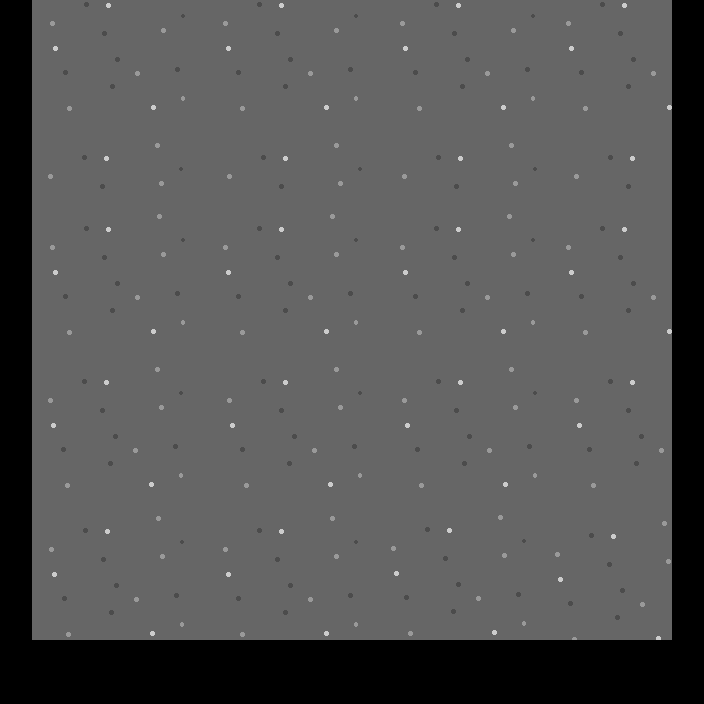

This is a level from a 2D game, rendered from its Tiled map with the project's own tilesets. A one-line summary and the map file follow, with tile-layer data summarised:
An orthogonal 22x22 tile map with 32x32 px tiles, 1 tile layer (Backgound), 15 tilesets and 100 objects (95x Puddle.Block, 3x Puddle.Roller, Puddle.Bird, Puddle.Pipe).

<map version="1.0" orientation="orthogonal" width="22" height="22" tilewidth="32" tileheight="32">
 <properties>
  <property name="startX" value="608" />
  <property name="startY" value="544" />
 </properties>
 <tileset firstgid="1" name="background" tilewidth="32" tileheight="32">
  <image source="../background.png" width="640" height="448" />
 </tileset>
 <tileset firstgid="281" name="brick" tilewidth="32" tileheight="32">
  <image source="../brick.png" width="32" height="32" />
 </tileset>
 <tileset firstgid="282" name="button" tilewidth="32" tileheight="32">
  <image source="../button.png" width="224" height="32" />
 </tileset>
 <tileset firstgid="297" name="push_block" tilewidth="32" tileheight="32">
  <image source="../push_block.png" width="128" height="32" />
 </tileset>
 <tileset firstgid="301" name="fireball" tilewidth="32" tileheight="32">
  <image source="../fireball.png" width="64" height="32" />
 </tileset>
 <tileset firstgid="303" name="pipe" tilewidth="32" tileheight="32">
  <image source="../pipe.png" width="256" height="64" />
 </tileset>
 <tileset firstgid="319" name="jetpack" tilewidth="32" tileheight="32">
  <image source="../jetpack.png" width="32" height="32" />
 </tileset>
 <tileset firstgid="320" name="cannon" tilewidth="32" tileheight="32">
  <image source="../cannon.png" width="64" height="32" />
 </tileset>
 <tileset firstgid="322" name="geyser" tilewidth="32" tileheight="32">
  <image source="../geyser.png" width="128" height="128" />
 </tileset>
 <tileset firstgid="338" name="rat" tilewidth="32" tileheight="32">
  <image source="../rat.png" width="128" height="32" />
 </tileset>
 <tileset firstgid="342" name="checkpoint" tilewidth="32" tileheight="32">
  <image source="../checkpoint.png" width="256" height="32" />
 </tileset>
 <tileset firstgid="350" name="Bird" tilewidth="32" tileheight="32">
  <image source="../bird.png" width="128" height="32" />
 </tileset>
 <tileset firstgid="354" name="Egg" tilewidth="32" tileheight="32">
  <image source="../egg.png" width="32" height="32" />
 </tileset>
 <tileset firstgid="355" name="spikeball" tilewidth="32" tileheight="32">
  <image source="../spikeball.png" width="32" height="32" />
 </tileset>
 <tileset firstgid="356" name="roller" tilewidth="32" tileheight="32">
  <image source="../roller.png" width="128" height="32" />
 </tileset>
 <layer name="Backgound" width="22" height="22">
  <data>[484 cells, 400 non-empty, 280 distinct tile ids]</data>
 </layer>
 <objectgroup name="Ground" width="22" height="22">
  <object name="Ground" type="Puddle.Block" gid="281" x="96" y="352" />
  <object name="Ground" type="Puddle.Block" gid="281" x="640" y="672" />
  <object name="Ground" type="Puddle.Block" gid="281" x="128" y="352" />
  <object name="Ground" type="Puddle.Block" gid="281" x="672" y="672" />
  <object name="Ground" type="Puddle.Block" gid="281" x="672" y="640" />
  <object name="Ground" type="Puddle.Block" gid="281" x="672" y="608" />
  <object name="Ground" type="Puddle.Block" gid="281" x="672" y="576" />
  <object name="Ground" type="Puddle.Block" gid="281" x="672" y="544" />
  <object name="Ground" type="Puddle.Block" gid="281" x="576" y="672" />
  <object name="Ground" type="Puddle.Block" gid="281" x="544" y="672" />
  <object name="Ground" type="Puddle.Block" gid="281" x="512" y="672" />
  <object name="Ground" type="Puddle.Block" gid="281" x="480" y="672" />
  <object name="Ground" type="Puddle.Block" gid="281" x="448" y="672" />
  <object name="Ground" type="Puddle.Block" gid="281" x="416" y="672" />
  <object name="Ground" type="Puddle.Block" gid="281" x="384" y="672" />
  <object name="Ground" type="Puddle.Block" gid="281" x="352" y="672" />
  <object name="Ground" type="Puddle.Block" gid="281" x="320" y="672" />
  <object name="Ground" type="Puddle.Block" gid="281" x="288" y="672" />
  <object name="Ground" type="Puddle.Block" gid="281" x="256" y="672" />
  <object name="Ground" type="Puddle.Block" gid="281" x="224" y="672" />
  <object name="Ground" type="Puddle.Block" gid="281" x="192" y="672" />
  <object name="Ground" type="Puddle.Block" gid="281" x="160" y="672" />
  <object name="Ground" type="Puddle.Block" gid="281" x="128" y="672" />
  <object name="Ground" type="Puddle.Block" gid="281" x="96" y="672" />
  <object name="Ground" type="Puddle.Block" gid="281" x="64" y="672" />
  <object name="Ground" type="Puddle.Block" gid="281" x="32" y="672" />
  <object name="Ground" type="Puddle.Block" gid="281" x="0" y="672" />
  <object name="Ground" type="Puddle.Block" gid="281" x="0" y="640" />
  <object name="Ground" type="Puddle.Block" gid="281" x="0" y="608" />
  <object name="Ground" type="Puddle.Block" gid="281" x="0" y="576" />
  <object name="Ground" type="Puddle.Block" gid="281" x="0" y="544" />
  <object name="Ground" type="Puddle.Block" gid="281" x="0" y="512" />
  <object name="Ground" type="Puddle.Block" gid="281" x="0" y="448" />
  <object name="Ground" type="Puddle.Block" gid="281" x="0" y="480" />
  <object name="Ground" type="Puddle.Block" gid="281" x="0" y="384" />
  <object name="Ground" type="Puddle.Block" gid="281" x="0" y="416" />
  <object name="Ground" type="Puddle.Block" gid="281" x="0" y="352" />
  <object name="Ground" type="Puddle.Block" gid="281" x="0" y="320" />
  <object name="Ground" type="Puddle.Block" gid="281" x="0" y="288" />
  <object name="Ground" type="Puddle.Block" gid="281" x="0" y="256" />
  <object name="Ground" type="Puddle.Block" gid="281" x="0" y="192" />
  <object name="Ground" type="Puddle.Block" gid="281" x="0" y="224" />
  <object name="Ground" type="Puddle.Block" gid="281" x="0" y="160" />
  <object name="Ground" type="Puddle.Block" gid="281" x="0" y="128" />
  <object name="Ground" type="Puddle.Block" gid="281" x="0" y="96" />
  <object name="Ground" type="Puddle.Block" gid="281" x="0" y="64" />
  <object name="Ground" type="Puddle.Block" gid="281" x="0" y="32" />
  <object name="Ground" type="Puddle.Block" gid="281" x="0" y="0" />
  <object name="Ground" type="Puddle.Block" gid="281" x="672" y="512" />
  <object name="Ground" type="Puddle.Block" gid="281" x="64" y="352" />
  <object name="Ground" type="Puddle.Block" gid="281" x="32" y="352" />
  <object name="Ground" type="Puddle.Block" gid="281" x="672" y="384" />
  <object name="Ground" type="Puddle.Block" gid="281" x="672" y="480" />
  <object name="Ground" type="Puddle.Block" gid="281" x="672" y="448" />
  <object name="Ground" type="Puddle.Block" gid="281" x="672" y="416" />
  <object name="Ground" type="Puddle.Block" gid="281" x="672" y="224" />
  <object name="Ground" type="Puddle.Block" gid="281" x="672" y="352" />
  <object name="Ground" type="Puddle.Block" gid="281" x="672" y="320" />
  <object name="Ground" type="Puddle.Block" gid="281" x="672" y="288" />
  <object name="Ground" type="Puddle.Block" gid="281" x="672" y="256" />
  <object name="Ground" type="Puddle.Block" gid="281" x="672" y="192" />
  <object name="Ground" type="Puddle.Block" gid="281" x="672" y="160" />
  <object name="Ground" type="Puddle.Block" gid="281" x="672" y="128" />
  <object name="Ground" type="Puddle.Block" gid="281" x="672" y="96" />
  <object name="Ground" type="Puddle.Block" gid="281" x="672" y="32" />
  <object name="Ground" type="Puddle.Block" gid="281" x="672" y="64" />
  <object name="Ground" type="Puddle.Block" gid="281" x="672" y="0" />
  <object name="Ground" type="Puddle.Block" gid="281" x="160" y="352" />
  <object name="Ground" type="Puddle.Block" gid="281" x="608" y="672" />
  <object name="Ground" type="Puddle.Block" gid="281" x="608" y="0" />
  <object name="Ground" type="Puddle.Block" gid="281" x="640" y="0" />
  </objectgroup>
 <objectgroup name="Pipes" width="22" height="22">
  <!-- 1 objects omitted --></objectgroup>
 <objectgroup name="Items" width="22" height="22" />
 <objectgroup name="Enemies" width="22" height="22" />
</map>
<!-- 29 of 100 objects omitted -->
